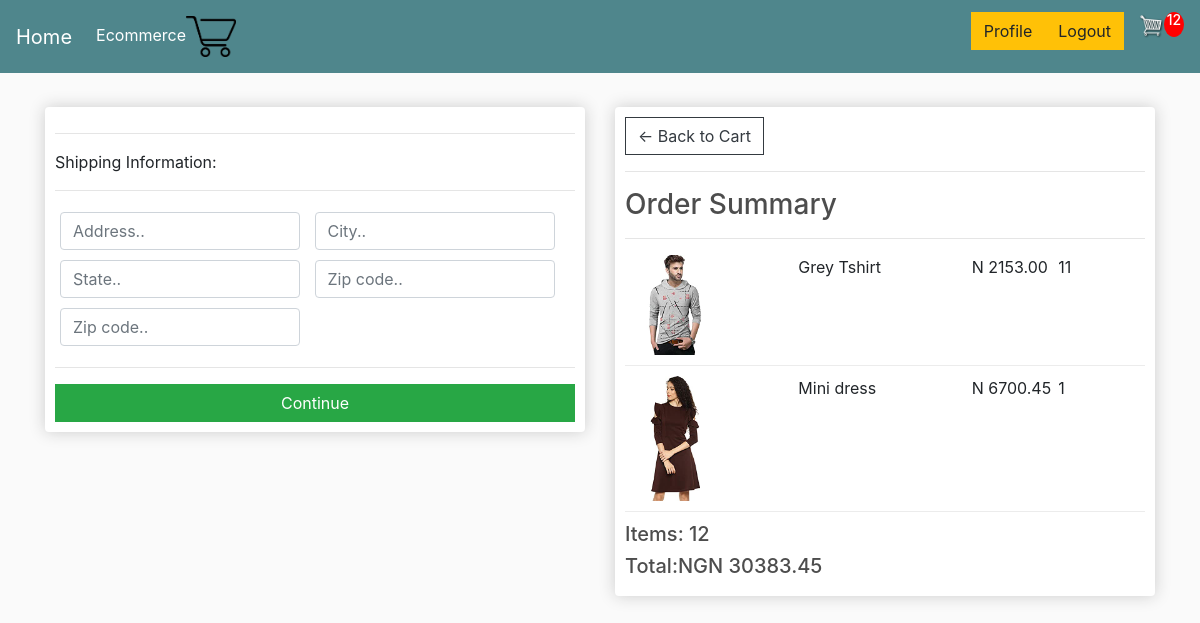
/checkout/ (signed in), run on an earlier commit of the app's database.
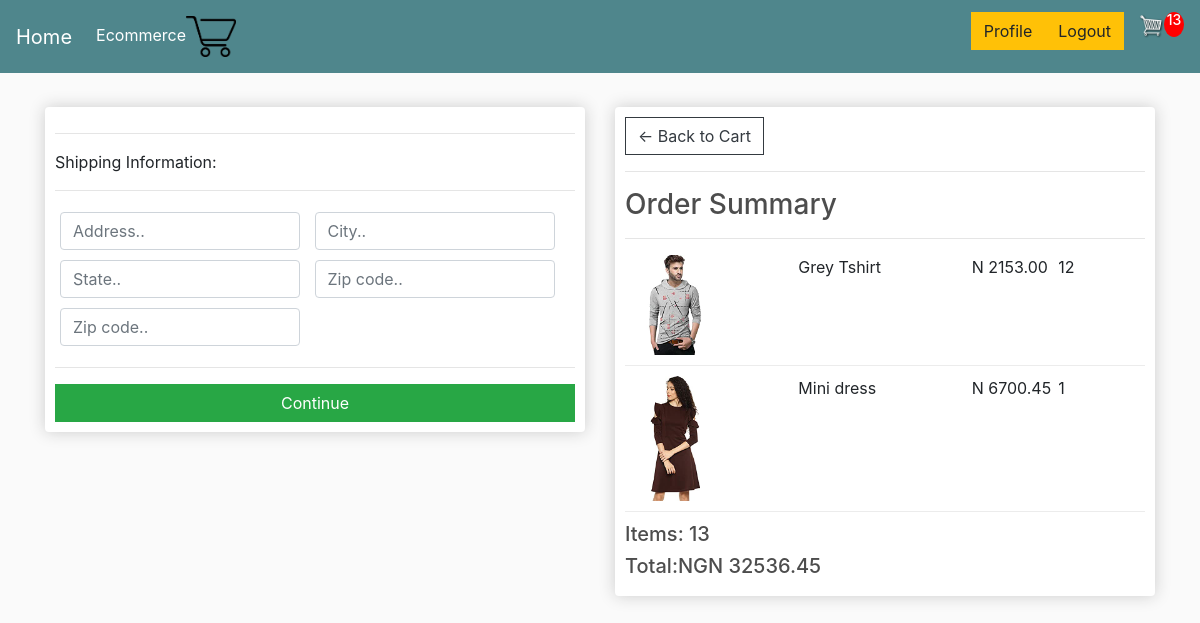
And on a later commit of the database.
### e_commerce/models.py (models this page shows, shortened)
class OrderItem(models.Model):
    product = models.ForeignKey(Product, on_delete=models.SET_NULL, null=True)
    order = models.ForeignKey(Order, on_delete=models.SET_NULL, null=True)
    quantity = models.IntegerField(default=0, null=True, blank=True)
    date_added = models.DateTimeField(auto_now_add=True)
    @property
    def get_total(self):
        total = self.product.price * self.quantity
        return total

class Order(models.Model):
    customer = models.ForeignKey(Customer, on_delete=models.CASCADE, null=True, blank=True)
    complete = models.BooleanField(default=False, null=True, blank=True)
    date_ordered = models.DateTimeField(auto_now_add=True)
    transaction_id = models.CharField(max_length=100, null=True)
    @property
    def shipping(self):
        shipping = False
        orderitems = self.orderitem_set.all()
        for i in orderitems:
            if i.product.digital == False:
                shipping = True
        return shipping
    @property
    def get_cart_total(self):
        orderitems = self.orderitem_set.all()
        total = sum([item.get_total for item in orderitems])
        return total
    @property
    def get_cart_items(self):
        orderitems = self.orderitem_set.all()
        total = sum([item.quantity for item in orderitems])
        return total

class Product(models.Model):
    name = models.CharField(max_length=150)
    slug = models.SlugField(max_length=200, unique=True, null=True, blank=True)
    price = models.DecimalField(max_digits=7, decimal_places=2)
    image = models.ImageField(upload_to='product_image', null=True, blank=True)
    digital = models.BooleanField(default=False,null=True, blank=True)
    category = models.ForeignKey(Category, on_delete=models.CASCADE,default=1)
    description = models.CharField(max_length=250, default='', null=True, blank=True)
    size = models.CharField(max_length=200, null=True, blank=True, help_text='Input size of product')
    @property
    def imageURL(self):
        try:
            url = self.image.url
        except:
            url = ''
        return url
    class Meta:
        ordering = ['-name']

### e_commerce/views.py (the view)
# urls.py: path('checkout/', views.checkout, name='checkout'),
def checkout(request):
    data = cartData(request)
    cartItems = data['cartItems']
    order = data['order']
    items = data['items']
    context = {
        'items': items,
        'order': order,
        'cartItems': cartItems,
    }
    return render(request, 'e_commerce/checkout.html', context)

### e_commerce/utils.py (called while the page is built)
def cartData(request):
    if request.user.is_authenticated:
        customer = request.user.customer
        order, created = Order.objects.get_or_create(customer=customer, complete=False)
        items = order.orderitem_set.all()
        cartItems = order.get_cart_items
    else:
        cookieData = cookieCart(request)
        cartItems = cookieData['cartItems']
        order = cookieData['order']
        items = cookieData['items']
    return {'cartItems': cartItems, 'order':order, 'items': items}

### e_commerce/templates/e_commerce/checkout.html (shortened to what this page needs)
{% extends 'base.html' %}
{% load static %}
{% block body %}
<div class="row">
	<div class="col-lg-6">
		<div class="box-element" id="form-wrapper">
            <form id="form">
                <div id="shipping-info">
                    <hr>
                    <p>Shipping Information:</p>
                    <hr>
                    <div class="form-field">
                        <input class="form-control" type="text" name="address" placeholder="Address..">
                    </div>
                    <div class="form-field">
                        <input class="form-control" type="text" name="city" placeholder="City..">
                    </div>
                    <div class="form-field">
                        <input class="form-control" type="text" name="state" placeholder="State..">
                    </div>
                    <div class="form-field">
                        <input class="form-control" type="text" name="zipcode" placeholder="Zip code..">
                    </div>
                    <div class="form-field">
                        <input class="form-control" type="text" name="country" placeholder="Zip code..">
                    </div>
                </div>
                <hr>
                <input id="form-button" class="btn btn-success btn-block" type="submit" value="Continue">
            </form>
		</div>
        <br>
	</div>
	<div class="col-lg-6">
		<div class="box-element">
            <a  class="btn btn-outline-dark" href="{% url 'cart' %}">&#x2190; Back to Cart</a>
            <hr>
            <h3>Order Summary</h3>
            <hr>
            {% for item in items %}
            <div class="cart-row">
                <div style="flex:2"><img class="row-image" src="{{ item.product.imageURL }}"></div>
                <div style="flex:2"><p>{{item.product.name}}</p></div>
                <div style="flex:1"><p>N {{item.product.price}}</p></div>
                <div style="flex:1"><p>{{item.quantity}}</p></div>
            </div>
            {% endfor %}
            <h5>Items: {{ order.get_cart_items}}</h5>
            <h5>Total:NGN {{ order.get_cart_total }}</h5>
        </div>
	</div>
</div>
{% endblock body %}

What changed in the data, as far as the page shows it:
changed OrderItem "Grey Tshirt": quantity "11" → "12"
changed through a linked row, Order: get_cart_items "12" → "13"; get_cart_total "30383.45" → "32536.45"
Also different on the page:
{{ cartItems }}: "12" → "13"
